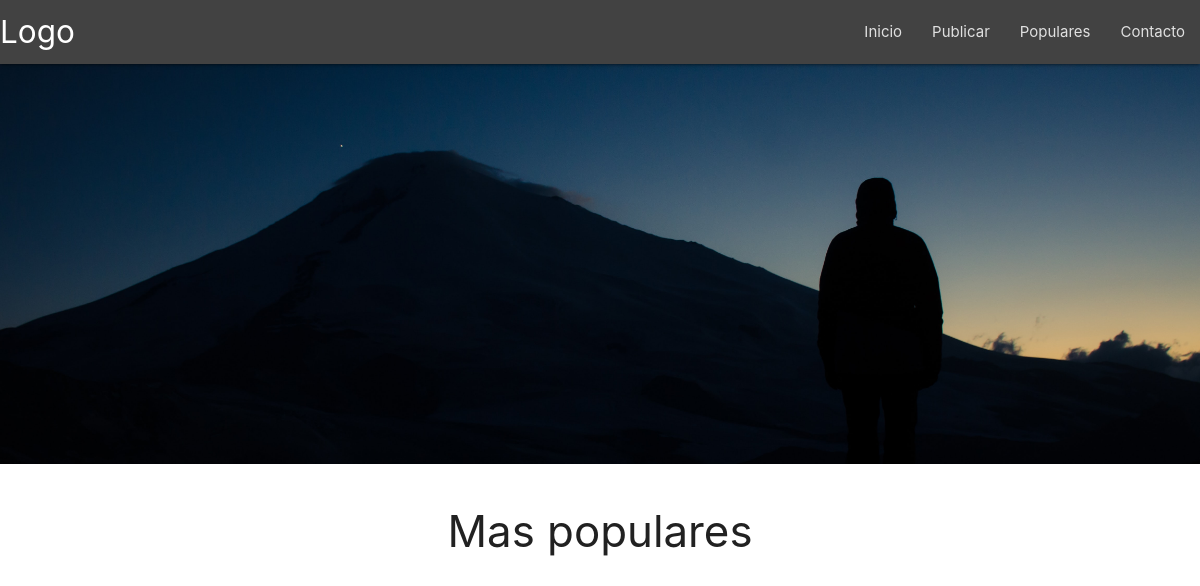
Before: / with the older database file.
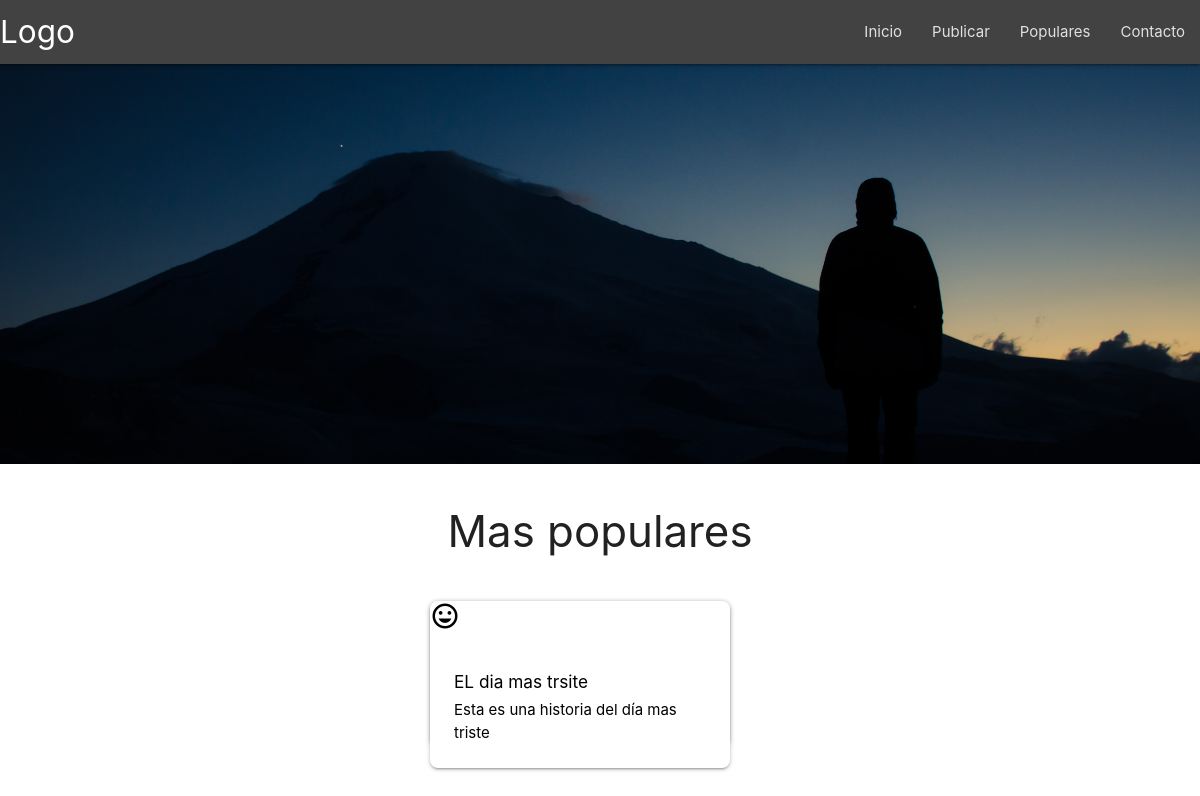
After: the same page with the newer database file.
### blog_app/models.py (models this page shows, shortened)
class Post(models.Model):
  class Status(models.TextChoices):
    DRAFT = 'DF', 'Draft'
    PUBLISHED = 'PB', 'Published'
  title = models.CharField(max_length=250)
  slug = models.SlugField(max_length=250)
  author = models.ForeignKey(User,
                             on_delete=models.CASCADE,
                             related_name='blog_posts')
  body = models.TextField()
  publish = models.DateTimeField(default=timezone.now)
  created = models.DateTimeField(auto_now_add=True)
  updated = models.DateTimeField(auto_now=True)
  status = models.CharField(max_length=2,
                            choices=Status.choices,
                            default=Status.DRAFT)
  objects = models.Manager() # Default manager.
  published = PublishedManager() # Custom manager.
  class Meta:
    ordering = ['-publish']
    indexes = [
      models.Index(fields=['-publish']),
    ]

### blog_app/views.py (the view)
# urls.py: path("", views.index, name="index")
def index(request):
  post = Post.published.all()
  return render(request, "./blog_app/base.html",
  {
    "post" : post
  })

### blog_app/models.py (called while the page is built)
  def get_queryset(self):
    return super().get_queryset().filter(status=Post.Status.PUBLISHED)

### blog_app/templates/blog_app/base.html (shortened to what this page needs)
{% load static %}
<!DOCTYPE html>
<html lang="en">
<head>
  {% block style %}
  <link rel="stylesheet" href="https://cdnjs.cloudflare.com/ajax/libs/materialize/1.0.0/css/materialize.min.css">
  <link href="{% static '/blog_app/css/style.css'%} " type="text/css" rel="stylesheet" media="screen,projection" />
  {% endblock style %}
</head>
<body>
  {% block header %}
  <nav class="grey darken-3 ">
    <div class="nav-wrapper">
      <a href="#" class="brand-logo">Logo</a>
      <ul id="nav-mobile" class="right hide-on-med-and-down">
        <li><a href="#" class="grey-text text-lighten-2">Inicio</a></li>
        <li><a href="#" class="grey-text text-lighten-2">Publicar</a></li>
        <li><a href="#" class="grey-text text-lighten-2">Populares</a></li>
        <li><a href="#" class="grey-text text-lighten-2">Contacto</a></li>
      </ul>
    </div>
  </nav>
  <div class="parallax-container">
    <div class="parallax">
      <img class="responsive-img" src=" {% static 'blog_app/img/portada.jpg' %}">
    </div>
  </div>
  {% endblock header %}
  <div class="section">
    <h3 class="center">Mas populares</h3>
    <div class="container">
      {% for i in post %}
      <div class="carousel carousel-slider">
        <a class="carousel-item black-text" href="">
          <div class="card">
            <div class="card-image">
              <i class="small material-icons">insert_emoticon</i>
            </div>
            <div class="card-content">
              <h6>{{ i.title }}</h6>
              <p> {{ i.body }}</p>
            </div>
          </div>
        </a>
        {% endfor %}
      </div>
    </div>
  </div>
</body>
</html>

### blog_app/static/blog_app/css/style.css (style rules this page uses)
.parallax-container { min-height: 400px; line-height: 0; height: auto; color: rgba(255, 255, 255, .9); background-position: center; background-size: cover; background-repeat: no-repeat; object-fit: fill; }
.carousel .carousel-item { width: 340px !important; padding: 20px; }
.card { border-radius: 8px; position: relative !important; right: 20px !important; }

Changed rows visible on the page:
now on this page (row edited): Post: title "EL dia mas trsite", body "Esta es una historia del día mas triste"
